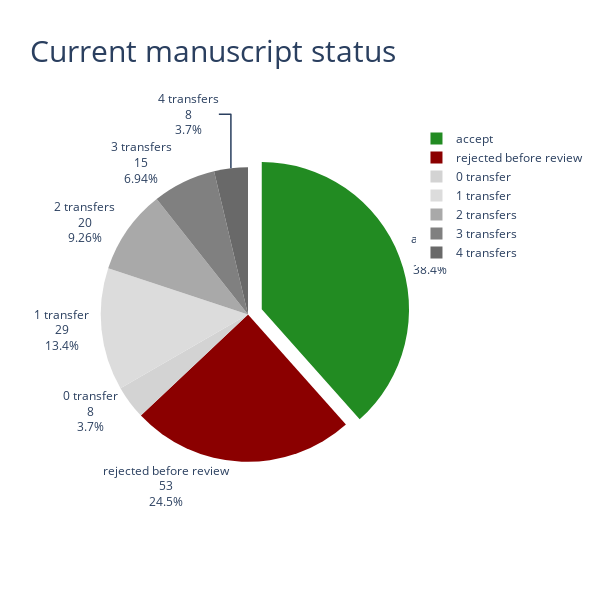

Write notebook code for a chart like this one.
### Code cell
fig = go.Figure(
    data=[go.Pie(
        labels=list(viz['status']),
        values=list(viz['manuscript_nm']),
        pull=[0.1, 0, 0, 0, 0, 0, 0],
        sort=False,
        direction='clockwise',
    )],
    layout=go.Layout(
        height=600, width=600,
        title_text="Current manuscript status",
        title_font_size=30
    )
)
colors = {
    "rejected before review": "darkred",
    "0 transfer": "lightgray",
    "1 transfer": "gainsboro",
    "2 transfers": "darkgrey",
    "3 transfers": "grey",
    "4 transfers": "dimgrey",
    "accept": "forestgreen"
}
fig.update_traces(

    textposition='outside',
    textinfo='label+value+percent',
    textfont_size=12,
    marker=dict(
        # line=dict(
        #     width=0.5,
        #     color='White'
        # ),
        colors=[colors[k] for k in list(viz['status'])]
    )
)
fig.show()
fig.write_image("./img/transfer_status.png")

### Figure 1 — Plotly figure (JSON) as saved in the notebook; plotly's stock layout.template omitted (floating-point values rounded to 4 significant figures)
{"data": [{"direction": "clockwise", "labels": ["accept", "rejected before review", "0 transfer", "1 transfer", "2 transfers", "3 transfers", "4 transfers"], "marker": {"colors": ["forestgreen", "darkred", "lightgray", "gainsboro", "darkgrey", "grey", "dimgrey"]}, "pull": [0.1, 0, 0, 0, 0, 0, 0], "sort": false, "textfont": {"size": 12}, "textinfo": "label+value+percent", "textposition": "outside", "type": "pie", "values": [83, 53, 8, 29, 20, 15, 8]}], "layout": {"height": 600, "title": {"font": {"size": 30}, "text": "Current manuscript status"}, "width": 600}}
